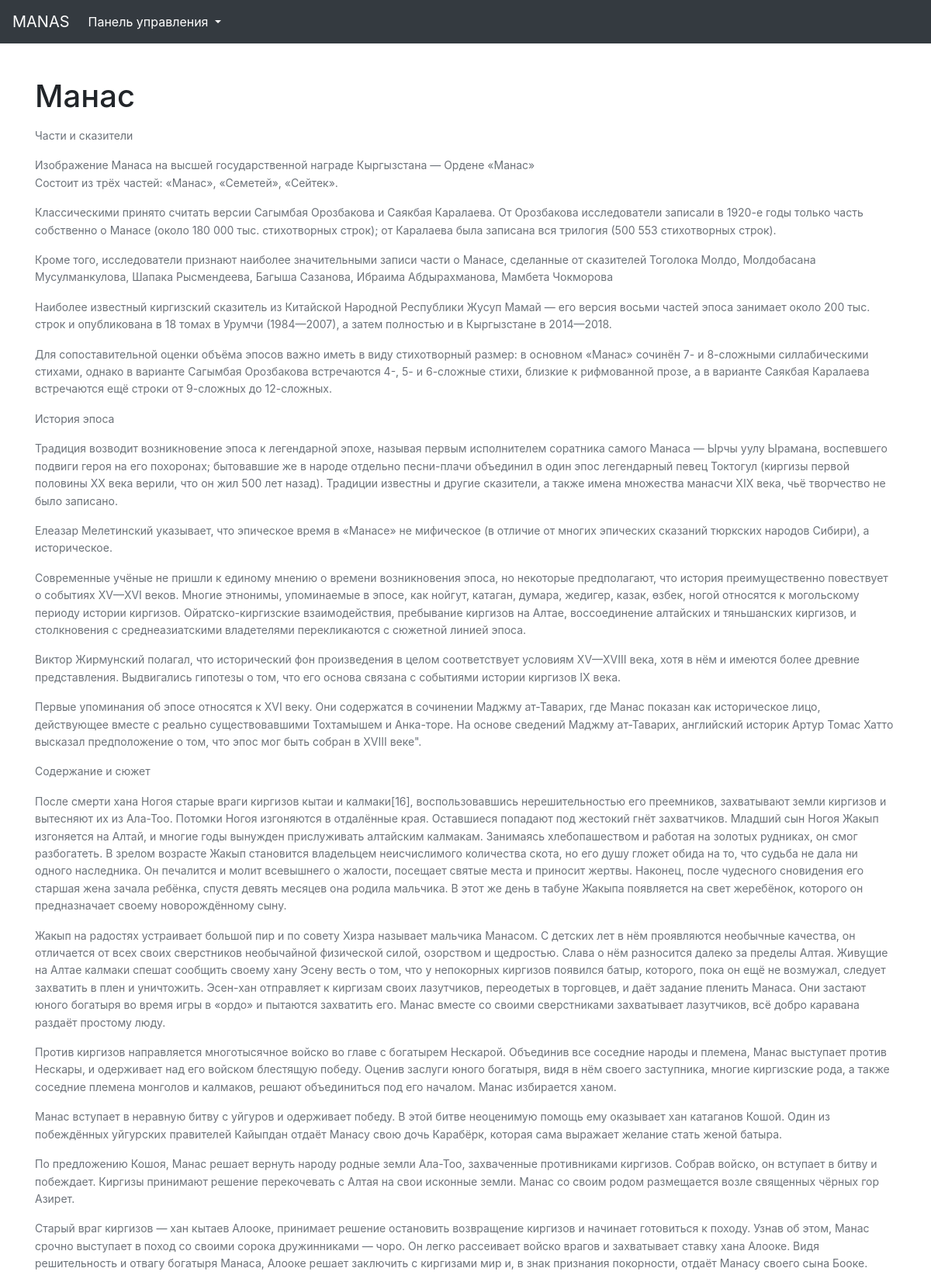
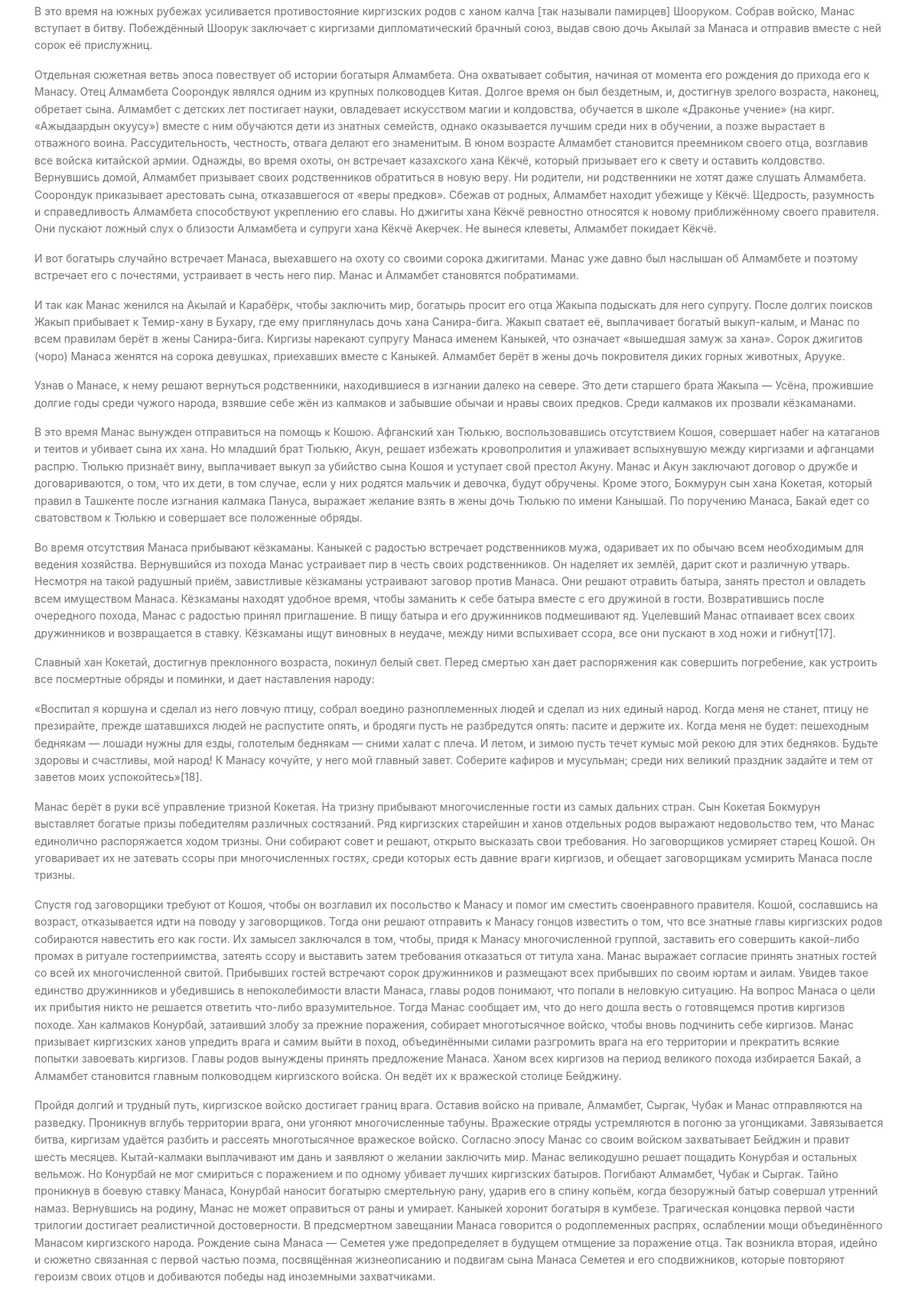
/epos/2/ (upper part), run on the app's committed database (2 pictures, top to bottom).
### main/models.py (models this page shows, shortened)
class Epos(models.Model):
    epos_name = models.CharField(max_length=100, unique=True)
    epos_photo = models.ImageField(upload_to="epos/", null=True, blank=True, verbose_name='Фото эпоса')
    epos_description = models.CharField(max_length=250)
    epos_info = models.TextField()
    class Meta:
        verbose_name = 'Эпос'
        verbose_name_plural = 'Эпосы'

### main/views.py (the view)
# urls.py: path("epos/<int:pk>/", EposDetailView.as_view(), name="epos_detail"),
class EposDetailView(DetailView):
    model = Epos
    template_name = "main/epos_detail.html"
    context_object_name = "epos"

### main/templates/main/epos_detail.html (shortened to what this page needs)
<!doctype html>
{% load static %}
<html lang="ru">
<head>
    <link href="{% static 'css/bootstrap.min.css' %}" rel="stylesheet">
    <link rel="stylesheet" href="https://stackpath.bootstrapcdn.com/bootstrap/4.5.0/css/bootstrap.min.css">
    <link rel="stylesheet" href="{% static 'css/imazin.css' %}">
    <link href="{% static 'css/album.css' %}" rel="stylesheet">
    {% include 'main/includes/inc_header.html' %}
</head>
<body>
    <div class="container" style="margin-top: 100px;">
        <h1>{{ epos.epos_name }}</h1>
        <p>{{ epos.epos_info|linebreaks }}</p>
    </div>
</body>
</html>

### static/css/album.css (style rules this page uses)
p { font-size: 14px; line-height: 22.4px; color: rgb(108, 114, 121); }

### data on the page
Epos: epos_name "Мaнас", epos_info "Части и сказители Изображение Манаса на высшей государственной награде Кыргызстана — Ордене «Манас» Состоит из трёх частей: «Манас», «Семетей», «Сейтек». Классическими принято считать версии Сагымбая Орозбакова и Саякбая Каралаева. От Орозбакова исследователи записали в 1920-е годы только часть собственно о Манасе (около 180 000 тыс. стихотворных строк); от Каралаева была записана вся трилогия (500 553 стихотворных строк). Кроме того, исследователи признают наиболее значительными записи части о Манасе, сделанные от сказителей Тоголока Молдо, Молдобасана Мусулманкулова, Шапака Рысмендеева, Багыша Сазанова, Ибраима Абдырахманова, Мамбета Чокморова Наиболее известный киргизский сказитель из…"
